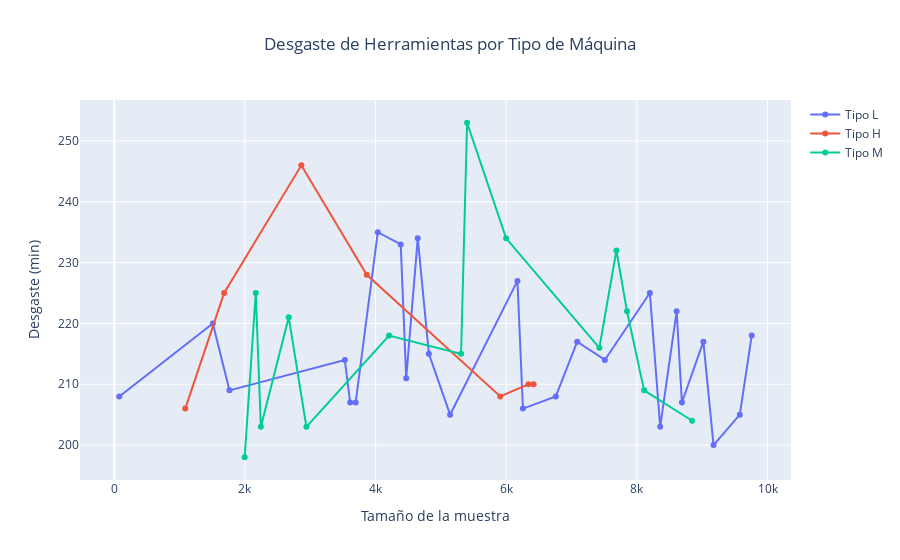

The notebook cell saved with this chart:
### Code cell
#desgaste por herramientas

df_fl = df[['Type', 'Tool wear [min]', 'Machine failure', 'TWF']]
df_filtres = df_fl[df_fl['TWF'] == 1]

fig_tool = go.Figure()

tipos_maquina = df_filtres['Type'].unique()
colores = px.colors.qualitative.Plotly

for i, tipo in enumerate(tipos_maquina):
    df_tipo = df_filtres[df_filtres['Type'] == tipo]
    
    fig_tool.add_trace(go.Scatter(
        x=df_tipo.index,  
        y=df_tipo['Tool wear [min]'], 
        mode='lines+markers',  
        name=f'Tipo {tipo}',  
        line=dict(color=colores[i], width=2),
        visible=True,  
        hovertemplate=f"<b>Tipo {tipo}</b><br>" +  
                      "Desgaste: %{y:.2f} min<br>" +
                      "<extra></extra>"  
    ))

fig_tool.update_layout(
    title={
        'text': 'Desgaste de Herramientas por Tipo de Máquina',  
        'x': 0.5,
        'xanchor': 'center'
    },
    xaxis_title='Tamaño de la muestra',
    yaxis_title='Desgaste (min)',
    hovermode='closest'
)
fig_tool.show()

### Figure 1 — Plotly figure (JSON) as saved in the notebook; plotly's stock layout.template omitted (floating-point values rounded to 4 significant figures)
{"data": [{"hovertemplate": "<b>Tipo L</b><br>Desgaste: %{y:.2f} min<br><extra></extra>", "line": {"color": "#636EFA", "width": 2}, "mode": "lines+markers", "name": "Tipo L", "type": "scatter", "visible": true, "x": [77, 1509, 1763, 3529, 3611, 3695, 4034, 4385, 4469, 4646, 4816, 5141, 6172, 6256, 6759, 7087, 7510, 8199, 8357, 8609, 8690, 9018, 9174, 9576, 9758], "y": [208, 220, 209, 214, 207, 207, 235, 233, 211, 234, 215, 205, 227, 206, 208, 217, 214, 225, 203, 222, 207, 217, 200, 205, 218]}, {"hovertemplate": "<b>Tipo H</b><br>Desgaste: %{y:.2f} min<br><extra></extra>", "line": {"color": "#EF553B", "width": 2}, "mode": "lines+markers", "name": "Tipo H", "type": "scatter", "visible": true, "x": [1087, 1682, 2864, 3865, 5909, 6340, 6419], "y": [206, 225, 246, 228, 208, 210, 210]}, {"hovertemplate": "<b>Tipo M</b><br>Desgaste: %{y:.2f} min<br><extra></extra>", "line": {"color": "#00CC96", "width": 2}, "mode": "lines+markers", "name": "Tipo M", "type": "scatter", "visible": true, "x": [1996, 2166, 2244, 2671, 2941, 4207, 5309, 5401, 5999, 7426, 7687, 7849, 8111, 8846], "y": [198, 225, 203, 221, 203, 218, 215, 253, 234, 216, 232, 222, 209, 204]}], "layout": {"hovermode": "closest", "title": {"text": "Desgaste de Herramientas por Tipo de Máquina", "x": 0.5, "xanchor": "center"}, "xaxis": {"title": {"text": "Tamaño de la muestra"}}, "yaxis": {"title": {"text": "Desgaste (min)"}}}}
